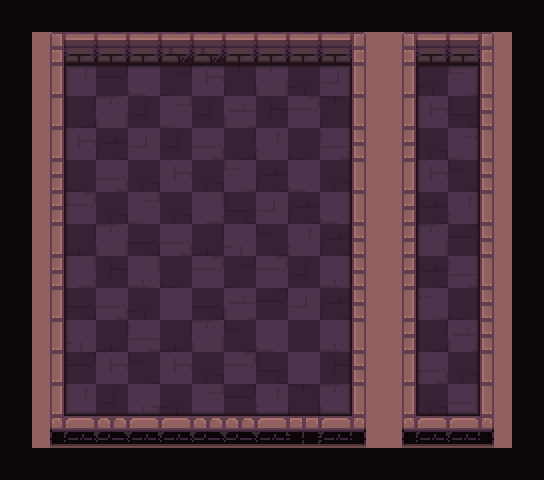

This is a level from a 2D game, rendered from its Tiled map with the project's own tilesets. A one-line summary and the map file follow, with tile-layer data summarised:
An orthogonal 17x15 tile map with 32x32 px tiles, 5 tile layers (checkers, path, types, ground, ...) and 35 objects (12x hero, 11x symbol, 10x switch, frame, strategy).

<map version="1.2" tiledversion="2019.03.13" orientation="orthogonal" renderorder="right-down" width="17" height="15" tilewidth="32" tileheight="32" infinite="0" nextlayerid="611" nextobjectid="365">
 <tileset firstgid="1" name="tileset" tilewidth="32" tileheight="32" spacing="2" margin="1" tilecount="200" columns="10">
  <image source="tileset.png" trans="000000" width="340" height="680" />
  <terraintypes>
   <terrain name="floor" tile="79" />
   <terrain name="wall" tile="69" />
   <terrain name="hole" tile="78" />
   <terrain name="infected" tile="77" />
  </terraintypes>
 </tileset>
 <layer id="603" name="checkers" width="17" height="15">
  <data>[255 cells, 128 non-empty, 1 distinct tile ids]</data>
 </layer>
 <objectgroup id="14" name="camera">
  <object id="12" name="frame" type="frame" x="50.6667" y="32.3333" width="442.67" height="396.666" />
  <object id="15" name="strategy" type="strategy" x="-38" y="136">
   <point />
  </object>
 </objectgroup>
 <layer id="604" name="path" width="17" height="15">
  <data>[255 cells, 121 non-empty, 1 distinct tile ids]</data>
 </layer>
 <objectgroup id="2" name="objects">
  <object id="33" name="hero" type="hero" x="80.667" y="84.168">
   <point />
  </object>
  <object id="326" name="hero" type="hero" x="463.667" y="81.3333">
   <properties>
    <property name="initialDirection" value="w" />
   </properties>
   <point />
  </object>
  <object id="332" name="hero" type="hero" x="463" y="111">
   <properties>
    <property name="initialDirection" value="w" />
   </properties>
   <point />
  </object>
  <object id="333" name="hero" type="hero" x="465" y="145">
   <properties>
    <property name="initialDirection" value="w" />
   </properties>
   <point />
  </object>
  <object id="334" name="hero" type="hero" x="465" y="179">
   <properties>
    <property name="initialDirection" value="w" />
   </properties>
   <point />
  </object>
  <object id="335" name="hero" type="hero" x="467" y="210">
   <properties>
    <property name="initialDirection" value="w" />
   </properties>
   <point />
  </object>
  <object id="348" name="hero" type="hero" x="466" y="244">
   <properties>
    <property name="initialDirection" value="w" />
   </properties>
   <point />
  </object>
  <object id="336" name="switch" type="switch" x="431" y="79">
   <properties>
    <property name="autoDisable" type="bool" value="true" />
   </properties>
   <point />
  </object>
  <object id="337" name="switch" type="switch" x="432" y="113">
   <properties>
    <property name="autoDisable" type="bool" value="true" />
   </properties>
   <point />
  </object>
  <object id="338" name="switch" type="switch" x="431" y="147">
   <properties>
    <property name="autoDisable" type="bool" value="true" />
   </properties>
   <point />
  </object>
  <object id="339" name="switch" type="switch" x="431" y="172">
   <properties>
    <property name="autoDisable" type="bool" value="true" />
   </properties>
   <point />
  </object>
  <object id="340" name="switch" type="switch" x="432" y="205">
   <properties>
    <property name="autoDisable" type="bool" value="true" />
   </properties>
   <point />
  </object>
  <object id="350" name="switch" type="switch" x="434" y="242">
   <properties>
    <property name="autoDisable" type="bool" value="true" />
   </properties>
   <point />
  </object>
  <object id="351" name="switch" type="switch" x="435" y="276">
   <properties>
    <property name="autoDisable" type="bool" value="true" />
   </properties>
   <point />
  </object>
  <object id="352" name="switch" type="switch" x="434" y="310">
   <properties>
    <property name="autoDisable" type="bool" value="true" />
   </properties>
   <point />
  </object>
  <object id="353" name="switch" type="switch" x="434" y="335">
   <properties>
    <property name="autoDisable" type="bool" value="true" />
   </properties>
   <point />
  </object>
  <object id="354" name="switch" type="switch" x="435" y="368">
   <properties>
    <property name="autoDisable" type="bool" value="true" />
   </properties>
   <point />
  </object>
  <object id="343" name="cross" type="symbol" x="335" y="83">
   <point />
  </object>
  <object id="344" name="cross" type="symbol" x="336" y="116">
   <point />
  </object>
  <object id="345" name="cross" type="symbol" x="337" y="144">
   <point />
  </object>
  <object id="346" name="cross" type="symbol" x="336" y="176">
   <point />
  </object>
  <object id="347" name="cross" type="symbol" x="335" y="211">
   <point />
  </object>
  <object id="349" name="cross" type="symbol" x="336" y="242">
   <point />
  </object>
  <object id="355" name="cross" type="symbol" x="334" y="282">
   <point />
  </object>
  <object id="356" name="cross" type="symbol" x="335" y="310">
   <point />
  </object>
  <object id="357" name="cross" type="symbol" x="334" y="342">
   <point />
  </object>
  <object id="358" name="cross" type="symbol" x="333" y="377">
   <point />
  </object>
  <object id="359" name="cross" type="symbol" x="334" y="408">
   <point />
  </object>
  <object id="360" name="hero" type="hero" x="461" y="270">
   <properties>
    <property name="initialDirection" value="w" />
   </properties>
   <point />
  </object>
  <object id="361" name="hero" type="hero" x="463" y="304">
   <properties>
    <property name="initialDirection" value="w" />
   </properties>
   <point />
  </object>
  <object id="362" name="hero" type="hero" x="463" y="338">
   <properties>
    <property name="initialDirection" value="w" />
   </properties>
   <point />
  </object>
  <object id="363" name="hero" type="hero" x="465" y="369">
   <properties>
    <property name="initialDirection" value="w" />
   </properties>
   <point />
  </object>
  <object id="364" name="hero" type="hero" x="464" y="403">
   <properties>
    <property name="initialDirection" value="w" />
   </properties>
   <point />
  </object>
 </objectgroup>
 <layer id="608" name="types" width="17" height="15">
  <data>[255 cells, 255 non-empty, 3 distinct tile ids]</data>
 </layer>
 <layer id="609" name="ground" width="17" height="15">
  <data>[255 cells, 195 non-empty, 48 distinct tile ids]</data>
 </layer>
 <layer id="610" name="floor_shadow" width="17" height="15">
  <data>[255 cells, 58 non-empty, 8 distinct tile ids]</data>
 </layer>
</map>
